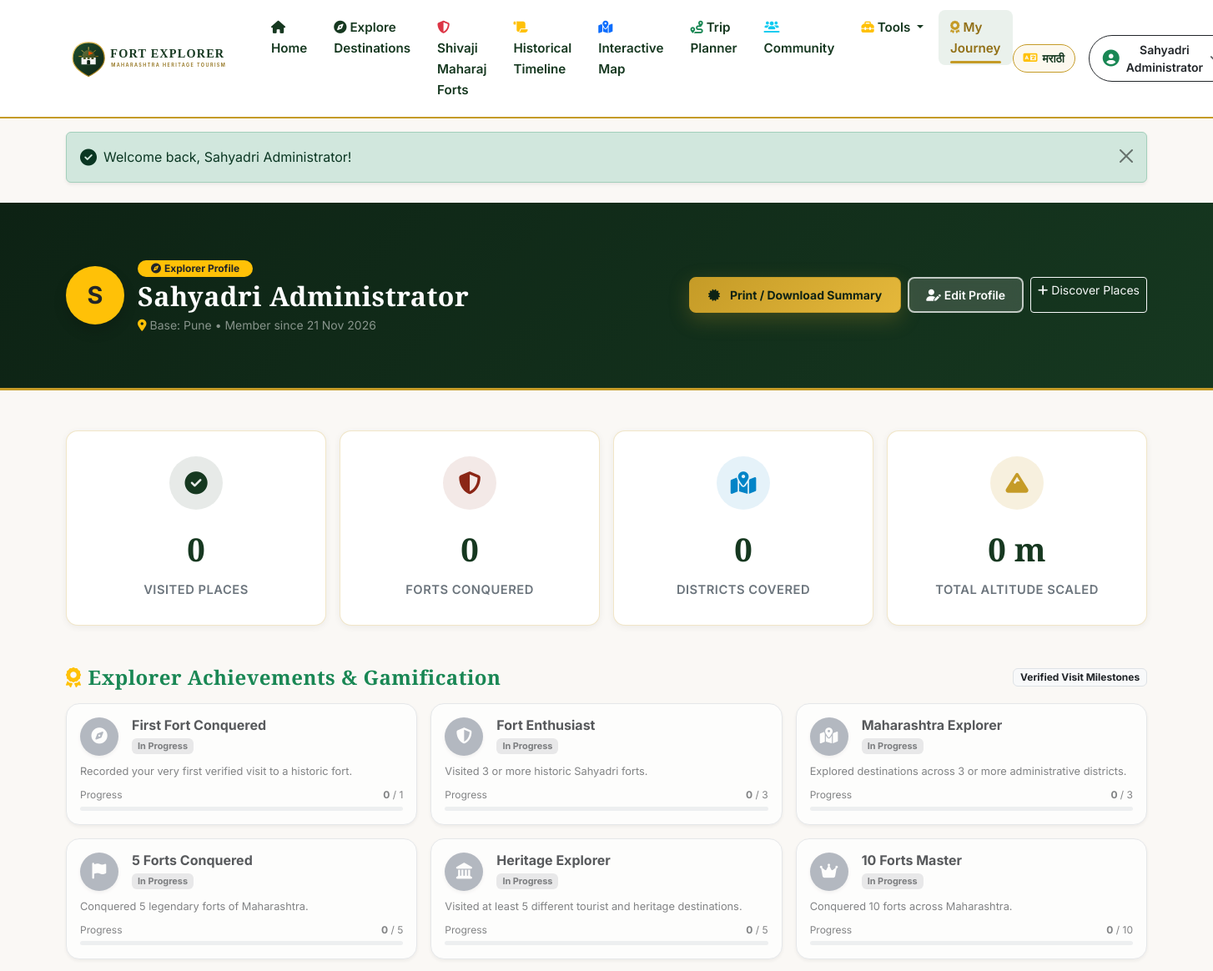
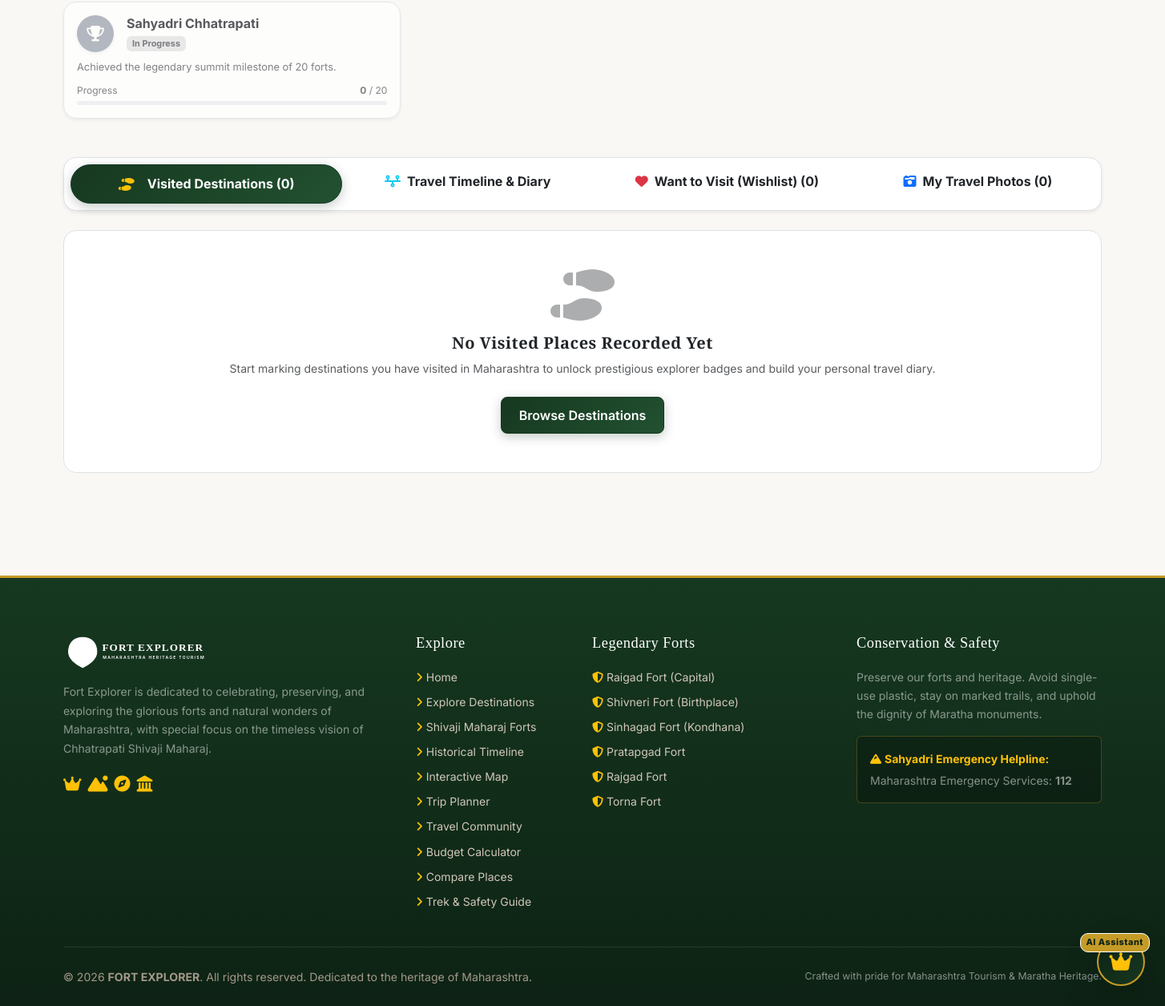
/my-journey.php (signed in), run on the app's committed database (2 pictures, top to bottom).
### tables this page shows
CREATE TABLE users (
    id INT AUTO_INCREMENT PRIMARY KEY,
    name VARCHAR(120) NOT NULL,
    email VARCHAR(160) NOT NULL UNIQUE,
    password_hash VARCHAR(255) NOT NULL,
    role ENUM('user', 'admin') DEFAULT 'user',
    avatar VARCHAR(255) DEFAULT 'default-avatar.png',
    bio TEXT,
    phone VARCHAR(20) DEFAULT NULL,
    home_district VARCHAR(100) DEFAULT 'Pune',
    created_at TIMESTAMP DEFAULT CURRENT_TIMESTAMP,
    updated_at TIMESTAMP DEFAULT CURRENT_TIMESTAMP ON UPDATE CURRENT_TIMESTAMP,
    INDEX idx_user_email (email),
    INDEX idx_user_role (role)
);

CREATE TABLE `achievements` (
  `id` int(11) NOT NULL AUTO_INCREMENT,
  `code` varchar(60) NOT NULL,
  `title_en` varchar(120) NOT NULL,
  `title_mr` varchar(120) NOT NULL,
  `title_hi` varchar(120) NOT NULL,
  `description_en` varchar(255) NOT NULL,
  `description_mr` varchar(255) NOT NULL,
  `description_hi` varchar(255) NOT NULL,
  `badge_icon` varchar(60) NOT NULL DEFAULT 'fa-award',
  `badge_color` varchar(30) NOT NULL DEFAULT '#163820',
  `criteria_type` varchar(60) NOT NULL,
  `threshold_value` int(11) NOT NULL DEFAULT 1,
  `points` int(11) DEFAULT 50,
  `created_at` timestamp NOT NULL DEFAULT current_timestamp(),
  PRIMARY KEY (`id`),
  UNIQUE KEY `code` (`code`)
);

### my-journey.php (the view, shortened to what the rows shown need)
<?php
require_once __DIR__ . '/includes/header.php';
$db = getDB();
$userId = $_SESSION['user_id'];
$currentUser = current_user();
$visitedList = [];
$achievementsList = [];
$fortsConquered = 0;
$districtsExplored = 0;
if ($db) {
    try {
        $vStmt = $db->prepare("
            SELECT vp.*, d.name, d.name_mr, d.slug, d.primary_image, d.difficulty_level, d.is_shivaji_fort, d.altitude_meters,
                   c.name_en AS category_name, dist.name_en AS district_name, dist.name_mr AS district_name_mr
            FROM visited_places vp
            JOIN destinations d ON vp.destination_id = d.id
            JOIN destination_categories c ON d.category_id = c.id
            JOIN districts dist ON d.district_id = dist.id
            WHERE vp.user_id = ?
            ORDER BY vp.visit_date DESC
        ");
        $vStmt->execute([$userId]);
        $visitedList = $vStmt->fetchAll();
        $distCountStmt = $db->prepare("
            SELECT COUNT(DISTINCT d.district_id)
            FROM visited_places vp
            JOIN destinations d ON vp.destination_id = d.id
            WHERE vp.user_id = ?
        ");
        $distCountStmt->execute([$userId]);
        $districtsExplored = (int)$distCountStmt->fetchColumn();
        $achStmt = $db->prepare("
            SELECT a.*, ua.awarded_at
            FROM achievements a
            LEFT JOIN user_achievements ua ON a.id = ua.achievement_id AND ua.user_id = ?
            ORDER BY a.threshold_value ASC, a.id ASC
        ");
        $achStmt->execute([$userId]);
        $achievementsList = $achStmt->fetchAll();
    } catch (Exception $e) {
        $error = $e->getMessage();
    }
}
?>
<div class="py-5" style="background: linear-gradient(135deg, var(--fe-forest-dark) 0%, var(--fe-forest) 100%); color: #fff; border-bottom: 3px solid var(--fe-gold);">
    <div class="container py-3">
        <div class="d-flex flex-wrap align-items-center justify-content-between gap-4">
            <div class="d-flex align-items-center gap-3">
                <div class="rounded-circle bg-warning text-dark fw-bold d-flex align-items-center justify-content-center shadow" style="width:70px; height:70px; font-size:1.8rem;">
                    <?= strtoupper(substr($currentUser['name'], 0, 1)) ?>
                </div>
                <div>
                    <span class="badge bg-warning text-dark px-3 py-1 rounded-pill small mb-1">
                        <i class="fa-solid fa-compass me-1"></i>Explorer Profile
                    </span>
                    <h2 class="font-heritage mb-1 text-white"><?= e($currentUser['name']) ?></h2>
                    <p class="text-white-50 small mb-0">
                        <i class="fa-solid fa-location-dot me-1 text-warning"></i>Base: <?= e($currentUser['home_district'] ?? 'Pune') ?> &bull; Member since <?= format_date($currentUser['created_at']) ?>
                    </p>
                </div>
            </div>
        </div>
    </div>
</div>
<div class="container py-5">
    <div class="mb-5">
        <div class="row g-3">
            <?php foreach ($achievementsList as $ach):
                $unlocked = !empty($ach['awarded_at']);
                $currentProgress = match($ach['criteria_type']) {
                    'first_visit', 'total_visits' => count($visitedList),
                    'forts_count' => $fortsConquered,
                    'districts_count' => $districtsExplored,
                    default => 0
                };
            ?>
                <div class="col-lg-4 col-md-6">
                    <div class="p-3 bg-white rounded-4 border shadow-sm h-100 <?= $unlocked ? 'border-success' : 'opacity-75' ?>">
                        <div class="d-flex align-items-center gap-3 mb-2">
                            <div class="rounded-circle d-flex align-items-center justify-content-center shadow-sm" style="width: 46px; height: 46px; background-color: <?= $unlocked ? $ach['badge_color'] : '#9ca3af' ?>; color: #fff; font-size: 1.2rem;">
                                <i class="fa-solid <?= e($ach['badge_icon']) ?>"></i>
                            </div>
                            <div>
                                <h6 class="fw-bold mb-0 text-dark"><?= e(t_val($ach['title_en'], $ach['title_mr'])) ?></h6>
                                <span class="badge <?= $unlocked ? 'bg-success-subtle text-success' : 'bg-secondary-subtle text-muted' ?>" style="font-size:0.68rem;">
                                    <?= $unlocked ? 'Unlocked &bull; ' . format_date($ach['awarded_at']) : 'In Progress' ?>
                                </span>
                            </div>
                        </div>
                        <p class="small text-muted mb-2" style="font-size:0.8rem;"><?= e(t_val($ach['description_en'], $ach['description_mr'])) ?></p>
                        <div class="d-flex justify-content-between small text-muted mb-1" style="font-size:0.75rem;">
                            <span>Progress</span>
                            <span><strong><?= min($ach['threshold_value'], $currentProgress) ?></strong> / <?= $ach['threshold_value'] ?></span>
                        </div>
                        <div class="progress" style="height: 5px;">
                        </div>
                    </div>
                </div>
            <?php endforeach; ?>
        </div>
    </div>
</div>
<?php require_once __DIR__ . '/includes/footer.php'; ?>

### includes/header.php (shortened to what the rows shown need)
<?php
require_once __DIR__ . '/functions.php';
require_once __DIR__ . '/auth.php';
require_once __DIR__ . '/lang.php';
$currentUser = current_user();
?>
<!DOCTYPE html>
<html lang="<?= e(current_lang()) ?>" <?= is_marathi() ? 'class="lang-mr"' : '' ?>>
<head>
    <link rel="stylesheet" href="https://cdnjs.cloudflare.com/ajax/libs/font-awesome/6.5.1/css/all.min.css">
    <link rel="stylesheet" href="https://cdn.jsdelivr.net/npm/bootstrap@5.3.2/dist/css/bootstrap.min.css">
    <link rel="stylesheet" href="https://unpkg.com/leaflet@1.9.4/dist/leaflet.css"/>
    <link rel="stylesheet" href="<?= BASE_URL ?>assets/css/style.css?v=<?= APP_VERSION ?>">
</head>
<body>
<nav class="navbar navbar-expand-lg sticky-top fe-navbar">
    <div class="container">
        <div class="collapse navbar-collapse" id="feNavbarContent">
            <div class="d-flex align-items-center gap-3">
                <?php if ($currentUser): ?>
                    <div class="dropdown">
                        <button class="btn btn-outline-dark d-flex align-items-center gap-2 rounded-pill px-3 py-1.5" type="button" data-bs-toggle="dropdown" aria-expanded="false">
                            <i class="fa-solid fa-circle-user fs-5 text-success"></i>
                            <span class="fw-semibold small d-none d-md-inline"><?= e($currentUser['name']) ?></span>
                            <i class="fa-solid fa-chevron-down small text-muted"></i>
                        </button>
                    </div>
                <?php endif; ?>
            </div>
        </div>
    </div>
</nav>

### data on the page
users: name "Sahyadri Administrator", name "S", home_district "Pune", created_at "21 Nov 2026"
achievements: title_en "First Fort Conquered", description_en "Recorded your very first verified visit to a historic fort.", threshold_value+criteria_type "0", threshold_value "1"
achievements: title_en "Fort Enthusiast", description_en "Visited 3 or more historic Sahyadri forts.", threshold_value+criteria_type "0", threshold_value "3"
achievements: title_en "Maharashtra Explorer", description_en "Explored destinations across 3 or more administrative districts.", min($ach['threshold_value'], $currentProgress) "0", threshold_value "3"
achievements: title_en "5 Forts Conquered", description_en "Conquered 5 legendary forts of Maharashtra.", threshold_value+criteria_type "0", threshold_value "5"
achievements: title_en "Heritage Explorer", description_en "Visited at least 5 different tourist and heritage destinations.", threshold_value+criteria_type "0", threshold_value "5"
achievements: title_en "10 Forts Master", description_en "Conquered 10 forts across Maharashtra.", threshold_value+criteria_type "0", threshold_value "10"
achievements: title_en "Sahyadri Chhatrapati", description_en "Achieved the legendary summit milestone of 20 forts.", threshold_value+criteria_type "0", threshold_value "20"

### other printed values
__('nav_home') "Home"
__('nav_explore') "Explore Destinations"
__('nav_forts') "Shivaji Maharaj Forts"
__('nav_history') "Historical Timeline"
__('nav_map') "Interactive Map"
__('nav_trip_planner') "Trip Planner"
__('nav_my_journey') "My Journey"
$langLabel "मराठी"
$msg['message'] "Welcome back, Sahyadri Administrator!"
count($visitedList) "0"
$fortsConquered "0"
$districtsExplored "0"
$totalAltitudeClimbed "0"
__('tab_visited') "Visited Destinations"
__('tab_wishlist') "Want to Visit (Wishlist)"
